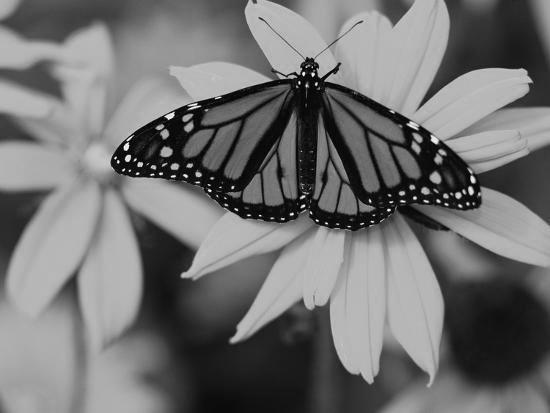
#> input picture CV PROJECTS/day 1 cv work/task 2/grayscale.jpg, 550 x 413 px
$ python task2.py
#> lines starting #> are read from the running program, lines starting #| are printed output that depends on the picture
import cv2
import numpy as np
import matplotlib.pyplot as plt
gray=cv2.imread('grayscale.jpg')
#> gray is the input picture: shape (413, 550, 3); min 0, max 255, mean 113.1
hist = cv2.calcHist([gray],[0],None,[256],[0,256])
#> hist = 256 values, max 10548 at index 182, min 2 at index 216, mean 887.3
mean=np.mean(gray)
#> mean = 113.1
median=np.median(gray)
#> median = 124
std_dev=np.std(gray)
#> std_dev = 61.26
images=[gray,hist]
titles=['Grayscale Image','Histogram']
fig,axes=plt.subplots(1,2,figsize=(14,6))
for ax,img,title in zip(axes,images,titles):
    if title=='Histogram':
        ax.plot(img)
        ax.set_xlim([0,256])
    else:
        ax.imshow(img,cmap='gray')
    ax.set_title(title)
    ax.axis('off')
#> this loop made 2 passes
#> title on passes 1 to 2: 'Grayscale Image', 'Histogram'
plt.tight_layout()
plt.text(0.5, -0.1, f'Mean: {mean:.2f}, Median: {median:.2f}, Std Dev: {std_dev:.2f}', fontsize=10)
plt.savefig('output.png')
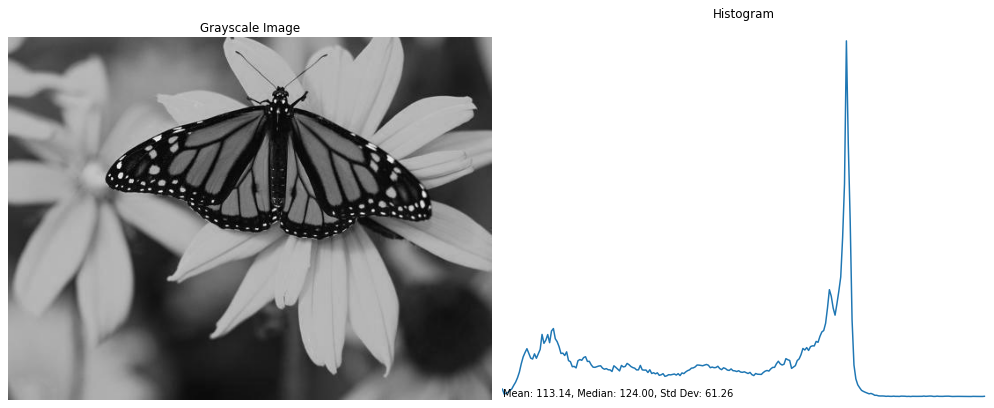
#> figure drawn by matplotlib, 2 panels
plt.show()
